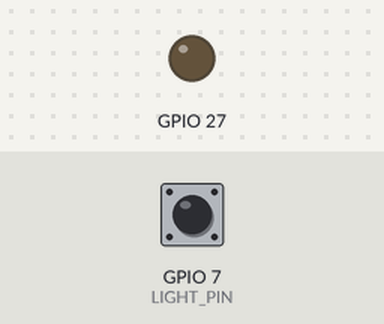
Recording of a program running on a simulated Raspberry Pi (BCM pin numbers). Parts: output pins drawn as LEDs (lit = HIGH). Dashed ring = blinking. The test bench sets the inputs (shaded band); at power-on: GPIO 7 (LIGHT_PIN) HIGH. Web requests get an empty 200 reply after 0.4 s; what the program prints to the terminal is not drawn.

Above: at 1.2 s.
1.3 s: GPIO 7 (LIGHT_PIN) pulled LOW for 0.15 s
At 1.9 s:
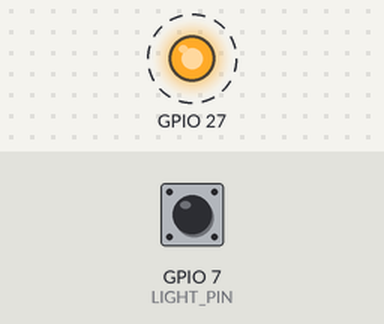
Timing chart, 0 to 7.8 s (numbered marks = the images above; inputs shaded):
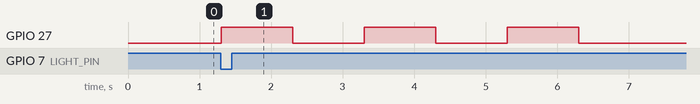

The program:

light_sensor.py
```python
#!/usr/bin/env python

import time
import RPi.GPIO as GPIO
import urllib2

GPIO.setwarnings(False)
GPIO.setmode(GPIO.BCM)
GPIO.setup(27, GPIO.OUT)

state = True

LIGHT_PIN = 7   # photoresistor pin
EVENT = 'fridge_alert'
BASE_URL = 'https://maker.ifttt.com/trigger/'
KEY = 'micKeyM0use_06102015'

# Configure the GPIO pin
GPIO.setmode(GPIO.BCM)
GPIO.setup(LIGHT_PIN, GPIO.IN, pull_up_down=GPIO.PUD_UP)

def send_event():
    for i in range(0,3):
    	GPIO.output(27,True)
    	time.sleep(1)
    	GPIO.output(27,False)
    	time.sleep(1)

    # It's so easy to concatenate a string
    response = urllib2.urlopen(BASE_URL + EVENT + '/with/key/' + KEY)
    print(response.read())

try:
    print("I'm watching the door")
    while True:
        if GPIO.input(LIGHT_PIN) == 0:
            # Its light (door open)
            send_event()
            # Do nothing until the doior is closed again
            while GPIO.input(LIGHT_PIN) == 0:
                time.sleep(0.1)
            # Do nothing for a further minute anyway
            print("Wait a minute")
            time.sleep(60)
            print("Monitoring again")

finally:
    print('Cleaning up GPIO')
    GPIO.cleanup()
```

Measured:
- after the input at 1.3 s, GPIO 27: alternates HIGH for 1.0 s and LOW for 1.0 s, 6 changes in all, then stays LOW, starting at once
